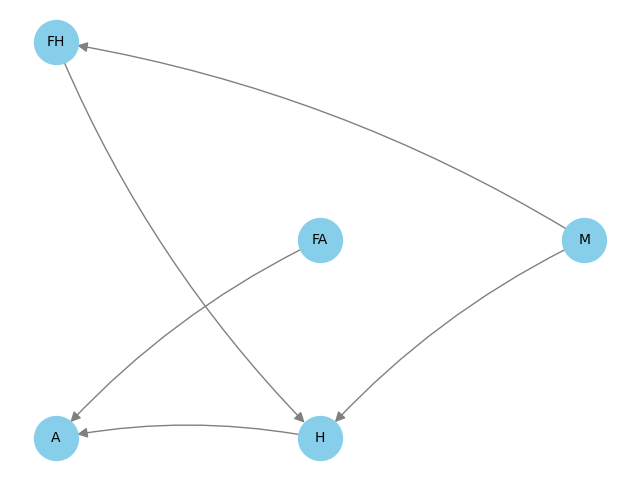

Recreate this plot in Python.
import networkx as nx
import matplotlib.pyplot as plt

graph = nx.DiGraph()
# Adding the nodes and dependencies
graph.add_nodes_from(["A", "FA", "FH", "H", "M"])
graph.add_edges_from([("M", "FH"), ("M", "H"), ("FH", "H"), ("H", "A"), ("FA", "A")])

pos = {"A": (0, 0), "FA": (1, 1), "FH": (0, 2), "H": (1, 0), "M": (2, 1)}


nx.draw(
    graph,
    pos,
    with_labels=True,
    node_size=1000,
    node_color="skyblue", 
    font_size=10,  
    font_color="black",
    edge_color="gray", 
    arrowsize=15,
    connectionstyle="arc3,rad=0.1", 
)

# plt.savefig("bonus.png")
plt.show()
